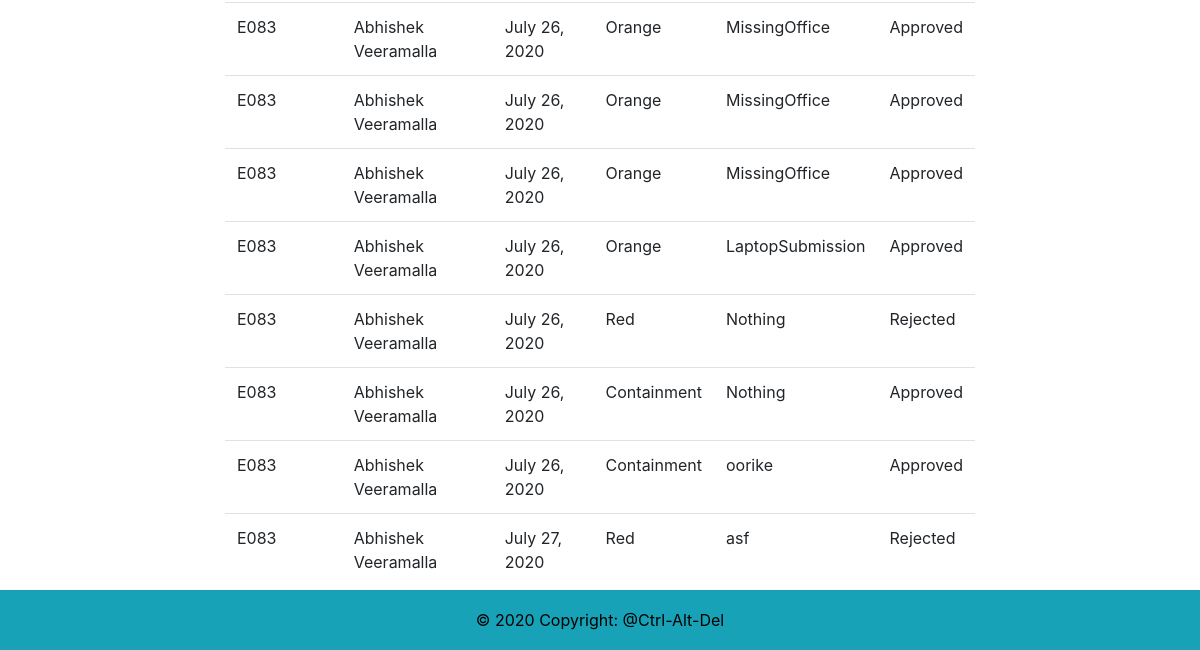
/requests (signed in, lower part), run on an earlier commit of the app's database.
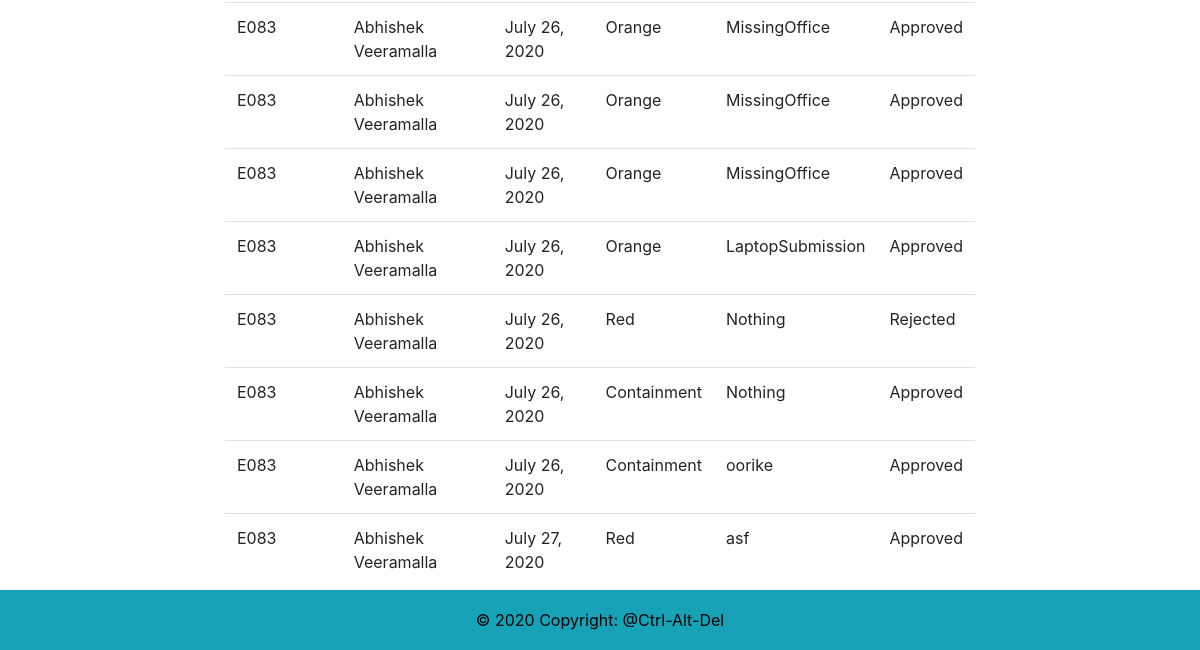
And on a later commit of the database.
### core/models.py (models this page shows)
class Request(models.Model):
    id = models.AutoField(primary_key=True) #pkey
    employeeID = models.CharField(max_length=10) # fkey: Employee with role empl
    username = models.CharField(max_length=50)
    managerID = models.CharField(max_length=10) # fkey: Employee with role mgr
    managerName = models.CharField(max_length=255)
    date = models.DateField()
    zone = models.CharField(max_length=255)
    purpose = models.TextField()
    status = models.CharField(max_length=255)

### core/views.py (the view)
# urls.py: url(r'requests', RequetsView.as_view(), name="requests"),
class RequetsView(ListView):
    model = Request
    template_name = "requests.html"
    def get_queryset(self):
        return Request.objects.filter(employeeID=self.request.user.username)

### core/templates/requests.html (shortened to what this page needs)
{% extends "base.html" %}
{%load static %}
{% block content %}
<div class="container-fluid text-center">
  <div class="row content">
    <div class="col-sm-2 sidenav">
    </div>
    <div class="col-sm-8 text-left">
        <br></br>
        <br></br><br></br>
       <table class="table table-hover">
            <tbody>
            {% for record in object_list %}
                <tr>
                    <td> {{ record.employeeID }} </td>
                    <td> {{ record.username }} </td>
                    <td> {{ record.date }} </td>
                    <td> {{ record.zone }} </td>
                    <td> {{ record.purpose }} </td>
                    <td> {{ record.status }} </td>
                </tr>
            {% endfor %}
            </tbody>
        </table>
    </div>
    <div class="col-sm-2 sidenav">
    </div>
  </div>
</div>
{% endblock content %}

What changed in the data, as far as the page shows it:
changed Request "July 27, 2020": status "Rejected" → "Approved"
